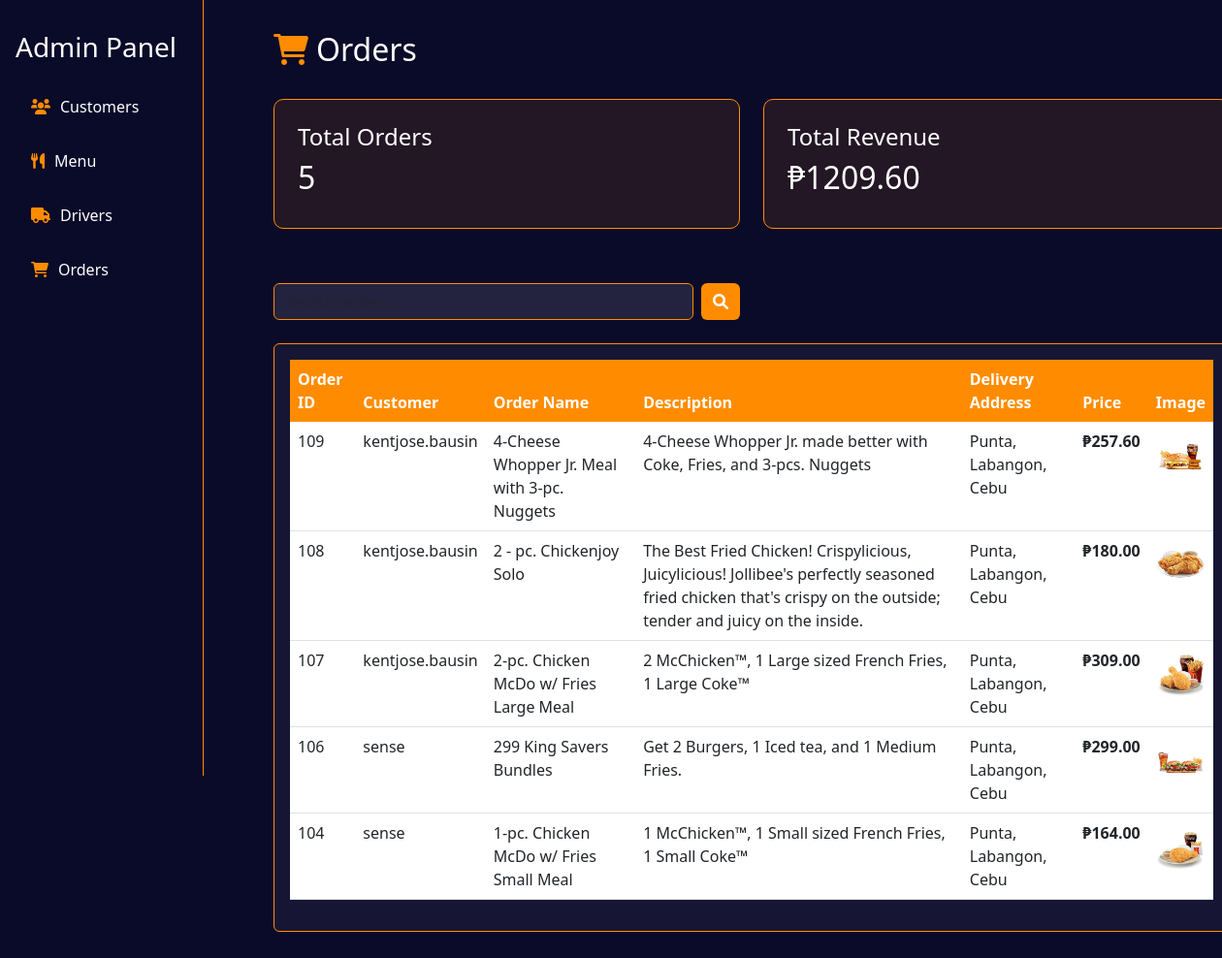
The app's page /admin_orders with its own data.
### myApp/models.py (models this page shows, shortened)
class Orders(models.Model):
    order_id = models.BigAutoField(primary_key=True)
    order_name = models.CharField(max_length=100, null=True, blank=True)
    order_description = models.CharField(max_length=500, null=True, blank=True)
    order_price = models.DecimalField(max_digits=10, decimal_places=2, null=True, blank=True)
    delivery_address = models.CharField(max_length=100, null=True, blank=True)
    orders_image = models.ImageField(upload_to='menu_images/', null=True, blank=True)
    order_customer = models.CharField(max_length=50, null=True, blank=True)

### myApp/views.py (the view, shortened to what this page needs)
# urls.py: path("admin_orders", views.admin_orders, name="admin_orders"),
def admin_orders(request):
    orders = Orders.objects.all().order_by('-order_id')
    total_orders = orders.count()
    total_revenue = sum(order.order_price for order in orders)
    search_query = request.GET.get('search', '')
    return render(request, "myApp/AdminOrders.html", {
        'orders': orders,
        'search_query': search_query,
        'total_orders': total_orders,
        'total_revenue': total_revenue
    })

### myApp/templates/myApp/AdminOrders.html (shortened to what this page needs)
{% load static %}
<!DOCTYPE html>
<html lang="en">
<head>
    <link href="https://cdn.jsdelivr.net/npm/bootstrap@5.3.0/dist/css/bootstrap.min.css" rel="stylesheet">
    <link rel="stylesheet" href="https://cdnjs.cloudflare.com/ajax/libs/font-awesome/6.0.0/css/all.min.css">
</head>
<body>
    <div class="container-fluid">
        <div class="row">
            <div class="col-md-2 sidebar">
                <h3 class="text-white mb-4">Admin Panel</h3>
                <nav class="nav flex-column">
                    <a class="nav-link" href="admin_page"><i class="fas fa-users"></i>Customers</a>
                    <a class="nav-link" href="admin_menu"><i class="fas fa-utensils"></i>Menu</a>
                    <a class="nav-link" href="admin_drivers"><i class="fas fa-truck"></i>Drivers</a>
                    <a class="nav-link active" href="admin_orders"><i class="fas fa-shopping-cart"></i>Orders</a>
                </nav>
            </div>
            <div class="col-md-10 main-content">
                <div class="row mb-4">
                    <div class="col-md-12">
                        <h2><i class="fas fa-shopping-cart me-2" style="color: var(--orange);"></i>Orders</h2>
                    </div>
                </div>
                <div class="row mb-4">
                    <div class="col-md-6">
                        <div class="stats-card">
                            <h4>Total Orders</h4>
                            <h2>{{ total_orders }}</h2>
                        </div>
                    </div>
                    <div class="col-md-6">
                        <div class="stats-card">
                            <h4>Total Revenue</h4>
                            <h2>₱{{ total_revenue|floatformat:2 }}</h2>
                        </div>
                    </div>
                </div>
                <div class="row mb-4">
                    <div class="col-md-6">
                        <form method="GET" class="d-flex">
                            <input type="text" class="form-control search-bar me-2" name="search" placeholder="Search orders..." value="{{ search_query }}">
                            <button type="submit" class="btn btn-orange"><i class="fas fa-search"></i></button>
                        </form>
                    </div>
                </div>
                <div class="card">
                    <div class="card-body">
                        <div class="table-responsive">
                            <table class="table">
                                <thead>
                                    <tr>
                                        <th>Order ID</th>
                                        <th>Customer</th>
                                        <th>Order Name</th>
                                        <th>Description</th>
                                        <th>Delivery Address</th>
                                        <th>Price</th>
                                        <th>Image</th>
                                    </tr>
                                </thead>
                                <tbody>
                                    {% if orders %}
                                        {% for order in orders %}
                                        <tr>
                                            <td>{{ order.order_id }}</td>
                                            <td>{{ order.order_customer }}</td>
                                            <td>{{ order.order_name }}</td>
                                            <td>{{ order.order_description }}</td>
                                            <td>{{ order.delivery_address }}</td>
                                            <td class="price">₱{{ order.order_price|floatformat:2 }}</td>
                                            <td>
                                                {% if order.orders_image %}
                                                    <img src="{{ order.orders_image.url }}" alt="Order" style="width: 50px; height: 50px; object-fit: cover; border-radius: 5px;">
                                                {% else %}
                                                    <span class="text-muted">No image</span>
                                                {% endif %}
                                            </td>
                                        </tr>
                                        {% endfor %}
                                    {% endif %}
                                </tbody>
                            </table>
                        </div>
                    </div>
                </div>
            </div>
        </div>
    </div>
</body>
</html>

### myApp/templates/myApp/AdminOrders.html (style rules this page uses)
:root { --orange: #ff8c00; --dark-blue: #0A0A29; --white: #ffffff; }
body { background-color: var(--dark-blue); color: var(--white); font-family: 'Segoe UI', Tahoma, Geneva, Verdana, sans-serif; }
.sidebar { background-color: var(--dark-blue); border-right: 1px solid var(--orange); height: 100vh; position: fixed; padding: 2rem 1rem; }
.main-content { margin-left: 250px; padding: 2rem; }
.card { background-color: rgba(255, 255, 255, 0.05); border: 1px solid var(--orange); margin-bottom: 1rem; transition: transform 0.2s; }
.stats-card { background-color: rgba(255, 140, 0, 0.1); border: 1px solid var(--orange); padding: 1.5rem; border-radius: 10px; margin-bottom: 2rem; }
.table { color: var(--white); }
.table thead th { background-color: var(--orange); color: var(--white); border: none; }
.table tbody tr { background-color: rgba(255, 255, 255, 0.05); }
.nav-link { color: var(--white); margin-bottom: 1rem; transition: color 0.3s; }
.nav-link i { margin-right: 10px; color: var(--orange); }
.search-bar { background-color: rgba(255, 255, 255, 0.1); border: 1px solid var(--orange); color: var(--white); }
.btn-orange { background-color: var(--orange); color: var(--white); border: none; }
.price { color: var(--orange); font-weight: bold; }

### records on screen
Orders: order_id "109", order_customer "kentjose.bausin", order_name "4-Cheese Whopper Jr. Meal with 3-pc. Nuggets", order_description "4-Cheese Whopper Jr. made better with Coke, Fries, and 3-pcs. Nuggets", delivery_address "Punta, Labangon, Cebu", order_price "257.60", orders_image (picture)
Orders: order_id "108", order_customer "kentjose.bausin", order_name "2 - pc. Chickenjoy Solo", order_description "The Best Fried Chicken! Crispylicious, Juicylicious! Jollibee's perfectly seasoned fried chicken that's crispy on the outside; tender and juicy on the inside.", delivery_address "Punta, Labangon, Cebu", order_price "180.00", orders_image (picture)
Orders: order_id "107", order_customer "kentjose.bausin", order_name "2-pc. Chicken McDo w/ Fries Large Meal", order_description "2 McChicken™, 1 Large sized French Fries, 1 Large Coke™", delivery_address "Punta, Labangon, Cebu", order_price "309.00", orders_image (picture)
Orders: order_id "106", order_customer "sense", order_name "299 King Savers Bundles", order_description "Get 2 Burgers, 1 Iced tea, and 1 Medium Fries.", delivery_address "Punta, Labangon, Cebu", order_price "299.00", orders_image (picture)
Orders: order_id "104", order_customer "sense", order_name "1-pc. Chicken McDo w/ Fries Small Meal", order_description "1 McChicken™, 1 Small sized French Fries, 1 Small Coke™", delivery_address "Punta, Labangon, Cebu", order_price "164.00", orders_image (picture)

### other values on screen
{{ total_orders }} "5"
{{ total_revenue|floatformat:2 }} "1209.60"
